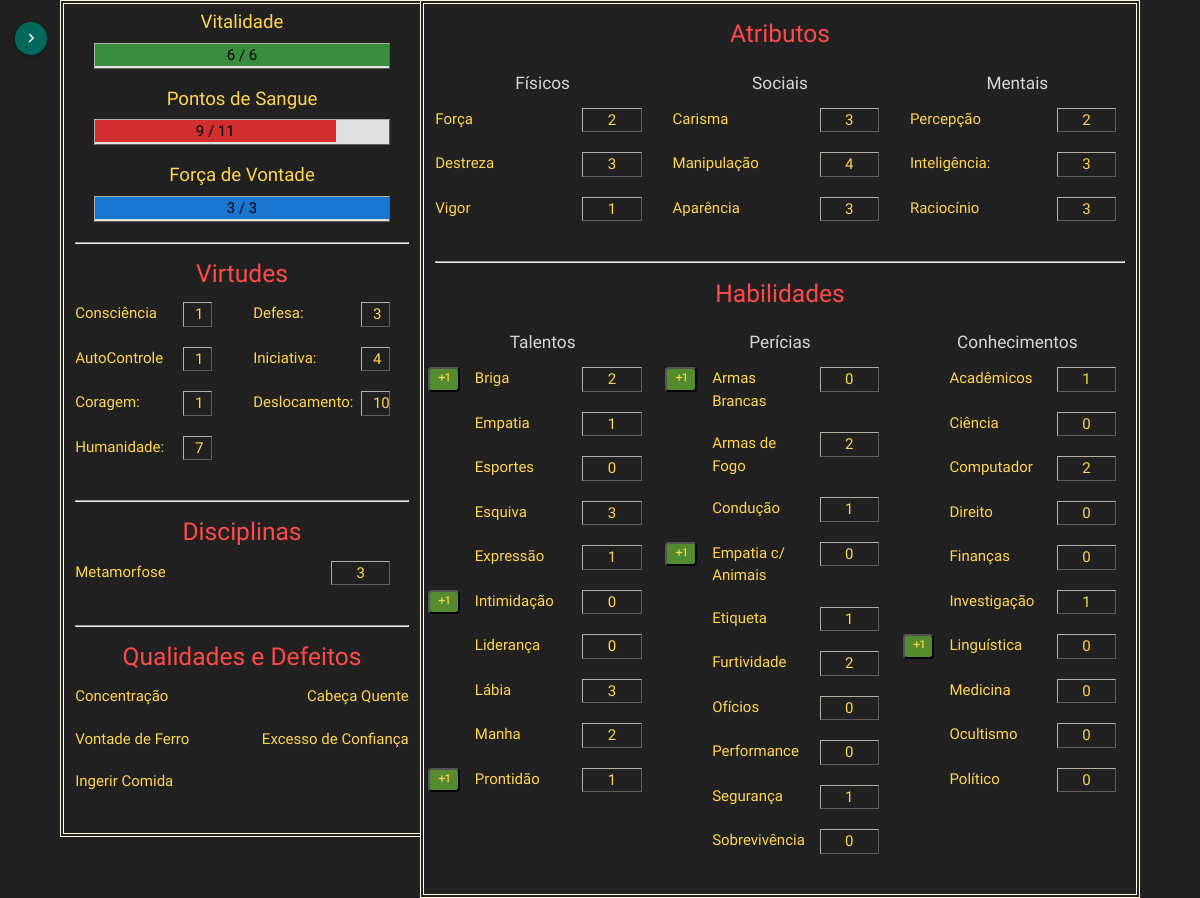
The app's page /vampiro/subir_nivel/1/, older data.
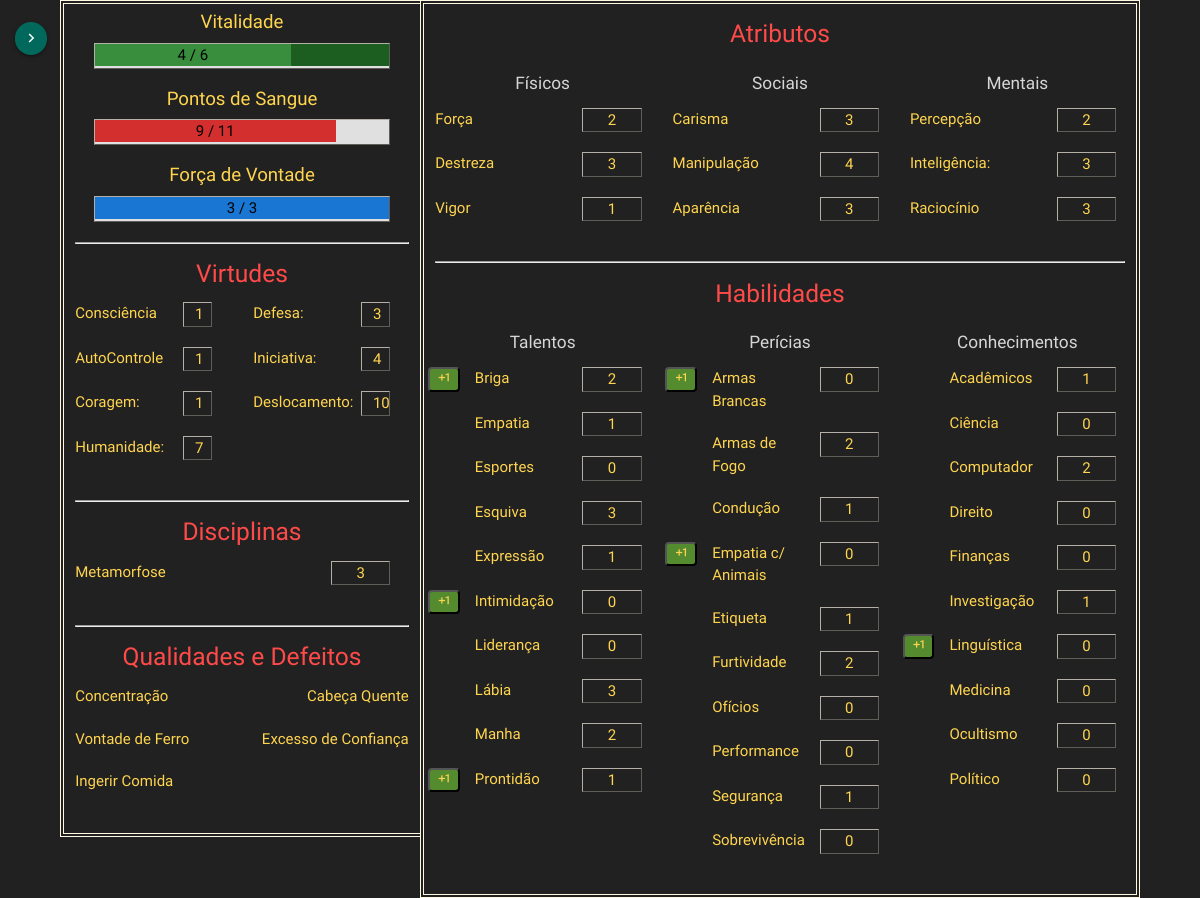
The same page, newer data.
### core/models/model_ficha_vampiro.py (models this page shows, shortened)
class Ficha_Vampiro(models.Model):
    class Meta:
        verbose_name = 'ficha'
        verbose_name_plural = 'fichas'
    id_personagem = models.ForeignKey('Personagem', on_delete=models.CASCADE)
    forca_vontade = models.IntegerField(null=False, default=0)
    forca_vontade_max = models.IntegerField(null=False, default=0)
    pontos_sangue = models.IntegerField(null=False, default=0)
    pontos_sangue_max = models.IntegerField(null=False, default=0)
    vitalidade = models.IntegerField(null=False, default=0)
    dano_agravado = models.IntegerField(null=False, default=0)
    vitalidade_max = models.IntegerField(null=False, default=0)
    experiencia = models.IntegerField(null=False, default=0)
    forca = models.IntegerField(null=True, blank=False, default=1)
    destreza = models.IntegerField(null=True, blank=False, default=1)
    vigor = models.IntegerField(null=True, blank=False, default=1)
    carisma = models.IntegerField(null=True, blank=False, default=1)
    manipulacao = models.IntegerField(null=True, blank=False, default=1)
    aparencia = models.IntegerField(null=True, blank=False, default=1)
    percepcao = models.IntegerField(null=True, blank=False, default=1)
    inteligencia = models.IntegerField(null=True, blank=False, default=1)
    raciocinio = models.IntegerField(null=True, blank=False, default=1)
    defesa = models.IntegerField(null=True, blank=True)
    iniciativa = models.IntegerField(null=True, blank=True)
    deslocamento = models.IntegerField(null=True, blank=True)
    consciencia = models.IntegerField(null=True, blank=True)
    autocontrole = models.IntegerField(null=True, blank=True)
    coragem = models.IntegerField(null=True, blank=True)
    humanidade = models.IntegerField(null=True, blank=True)
    def calcula_custos(self):
        retorno = {}
        if self.consciencia < 4:
            consciencia = self.consciencia * 2
        else:
            consciencia = self.consciencia * 4
        retorno['consciencia'] = consciencia
        if self.autocontrole < 4:
            autocontrole = self.autocontrole * 2
        else:
            autocontrole = self.autocontrole * 4
        retorno['autocontrole'] = autocontrole
        if self.consciencia < 4:
            coragem = self.coragem * 2
        else:
            coragem = self.coragem * 4
        retorno['coragem'] = coragem
        return retorno
    def calcula_porcentagens(self):
        retorno = {'vitalidade': 100 * (self.vitalidade / self.vitalidade_max),
                   'dano_agravado': 100 * (self.dano_agravado / self.vitalidade_max),
                   'sangue': 100 * (self.pontos_sangue / self.pontos_sangue_max),
                   'vontade': 100 * (self.forca_vontade / self.forca_vontade_max)}
        return retorno

### core/views/view_ficha_vampiro.py (the view)
# urls.py: path('vampiro/subir_nivel/<int:pk>/', views.ficha_update, name='subir_nivel'),
def ficha_update(request, pk, template_name="core/ficha_atualizacao.html"):
    entidade = {}
    personagem = get_object_or_404(Personagem, pk=pk)
    entidade['personagem'] = personagem
    ficha_vampiro: Ficha_Vampiro = Ficha_Vampiro.objects.get(id_personagem=personagem.pk)
    entidade['ficha'] = ficha_vampiro
    entidade['porcentagem'] = ficha_vampiro.calcula_porcentagens()
    entidade['custo'] = ficha_vampiro.calcula_custos()
    habilidades = Habilidade_Vampiro.objects.all().filter(ficha=ficha_vampiro.id)
    if habilidades.exists():
        entidade['habilidades'] = habilidades
    disciplinas = Extra.objects.all().filter(id_personagem=personagem.pk, tipo=1)
    if disciplinas.exists():
        entidade['disciplinas'] = disciplinas
    antecendentes = Extra.objects.all().filter(id_personagem=personagem.pk, tipo=2)
    if antecendentes.exists():
        entidade['antecendentes'] = antecendentes
    qualidades = Extra.objects.all().filter(id_personagem=personagem.pk, tipo=3)
    if qualidades.exists():
        entidade['qualidades'] = qualidades
    defeitos = Extra.objects.all().filter(id_personagem=personagem.pk, tipo=4)
    if defeitos.exists:
        entidade['defeitos'] = defeitos
    inventario = Extra.objects.all().filter(id_personagem=personagem.pk, tipo=5)
    if inventario.exists():
        entidade['inventario'] = inventario
    entidade['imagem'] = "img/token_" + str(personagem.pk) + ".png"
    return render(request, template_name, {'entidade': entidade})

### core/templates/core/ficha_atualizacao.html (shortened to what the changed rows need)
{% extends 'core/baseTemplate.html' %}
{% block conteudo %}
<div class="col s4 col-esquerda">
    <div class = 'row'>
        <div class = 'col s10 col-valor porcentagem black-text'>
            <div class = 'porcentagem-barra-verde black-text' style="width: {{ entidade.porcentagem.vitalidade }}%;">
                {{entidade.ficha.vitalidade}} / {{entidade.ficha.vitalidade_max}}
            </div>
            <div class = 'porcentagem-barra-verde-escuro black-text'
                 style="right:0.5px; width: {{ entidade.porcentagem.dano_agravado }}%;">
            </div>
        </div>
    </div>
    <div class = 'row'>
        <div class = 'col s10 col-valor porcentagem black-text'>
            <div class = 'porcentagem-barra-vermelha black-text' style="width: {{ entidade.porcentagem.sangue }}%;">
                {{entidade.ficha.pontos_sangue}} / {{entidade.ficha.pontos_sangue_max}}
            </div>
        </div>
    </div>
    <div class = 'row'>
        <div class = 'col s10 col-valor porcentagem black-text'>
            <div class = 'porcentagem-barra-azul black-text' style="width: {{ entidade.porcentagem.vontade }}%;">
                {{entidade.ficha.forca_vontade}} / {{entidade.ficha.forca_vontade_max}}
            </div>
        </div>
    </div>
    <div class="row">
        <div class = 'col s6'>
            <div class = 'row'>
                {% if entidade.ficha.experiencia < entidade.custo.consciencia %}
                    <div class = 'col s8 col-titulo'> Consciência </div>
                {% endif %}
                <div class = 'col s2 col-valor'> {{entidade.ficha.consciencia}} </div>
            </div>
            <div class = 'row linha'>
                {% if entidade.ficha.experiencia < entidade.custo.autocontrole %}
                    <div class = 'col s8 col-titulo'> AutoControle </div>
                {% endif %}
                <div class = 'col s2 col-valor'> {{entidade.ficha.autocontrole}} </div>
            </div>
            <div class = 'row linha'>
                {% if entidade.ficha.experiencia < entidade.custo.coragem %}
                    <div class = 'col s8 col-titulo'> Coragem: </div>
                {% endif %}
                <div class = 'col s2 col-valor'> {{entidade.ficha.coragem}} </div>
            </div>
            <div class = 'row'>
                <div class = 'col s8 col-titulo'> Humanidade: </div>
                <div class = 'col s2 col-valor'> {{entidade.ficha.humanidade}} </div>
            </div>
        </div>
        <div class = 'col s6'>
            <div class = 'row'>
                <div class = 'col s8 col-titulo'> Defesa: </div>
                <div class = 'col s2 col-valor'> {{entidade.ficha.defesa}} </div>
            </div>
            <div class = 'row'>
                <div class = 'col s8 col-titulo'> Iniciativa: </div>
                <div class = 'col s2 col-valor'> {{entidade.ficha.iniciativa}} </div>
            </div>
            <div class = 'row'>
                <div class = 'col s8 col-titulo'> Deslocamento: </div>
                <div class = 'col s2 col-valor'> {{entidade.ficha.deslocamento}} </div>
            </div>
        </div>
    </div>
</div>
<div class="col s8 col-direita">
    <div class = 'row'>
        <div class = 'col s4'>
            <div class = 'row'>
                <div class = 'col s8 col-titulo'> Força </div>
                <div class = 'col s3 col-valor'> {{entidade.ficha.forca}} </div>
            </div>
            <div class = 'row'>
                <div class = 'col s8 col-titulo'> Destreza </div>
                <div class = 'col s3 col-valor'> {{entidade.ficha.destreza}} </div>
            </div>
            <div class = 'row'>
                <div class = 'col s8 col-titulo'> Vigor </div>
                <div class = 'col s3 col-valor'> {{entidade.ficha.vigor}} </div>
            </div>
        </div>
        <div class = 'col s4'>
            <div class = 'row'>
                <div class = 'col s8 col-titulo'> Carisma </div>
                <div class = 'col s3 col-valor'> {{entidade.ficha.carisma}} </div>
            </div>
            <div class = 'row'>
                <div class = 'col s8 col-titulo'> Manipulação </div>
                <div class = 'col s3 col-valor'> {{entidade.ficha.manipulacao}} </div>
            </div>
            <div class = 'row'>
                <div class = 'col s8 col-titulo'> Aparência </div>
                <div class = 'col s3 col-valor'> {{entidade.ficha.aparencia}} </div>
            </div>
        </div>
        <div class = 'col s4'>
            <div class = 'row'>
                <div class = 'col s8 col-titulo'> Percepção </div>
                <div class = 'col s3 col-valor'> {{entidade.ficha.percepcao}} </div>
            </div>
            <div class = 'row'>
                <div class = 'col s8 col-titulo'> Inteligência: </div>
                <div class = 'col s3 col-valor'> {{entidade.ficha.inteligencia}} </div>
            </div>
            <div class = 'row'>
                <div class = 'col s8 col-titulo'> Raciocínio </div>
                <div class = 'col s3 col-valor'> {{entidade.ficha.raciocinio}} </div>
            </div>
        </div>
    </div>
</div>
{% endblock conteudo %}

Row changes from the older to the newer data that the page shows:
changed Ficha_Vampiro: ficha.vitalidade "6" → "4"
Text that changed along with them:
{{ entidade.porcentagem.vitalidade }}: 100.0 → 66.66666666666666 (drawn)
